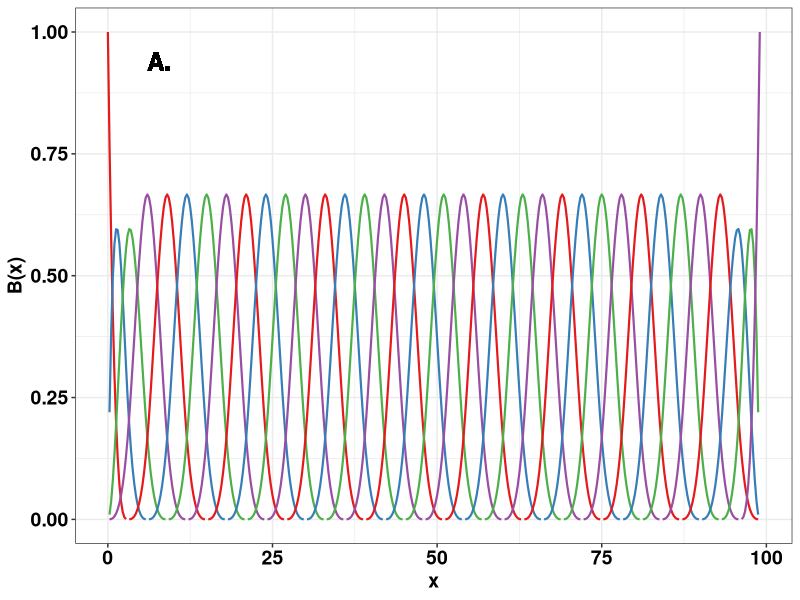
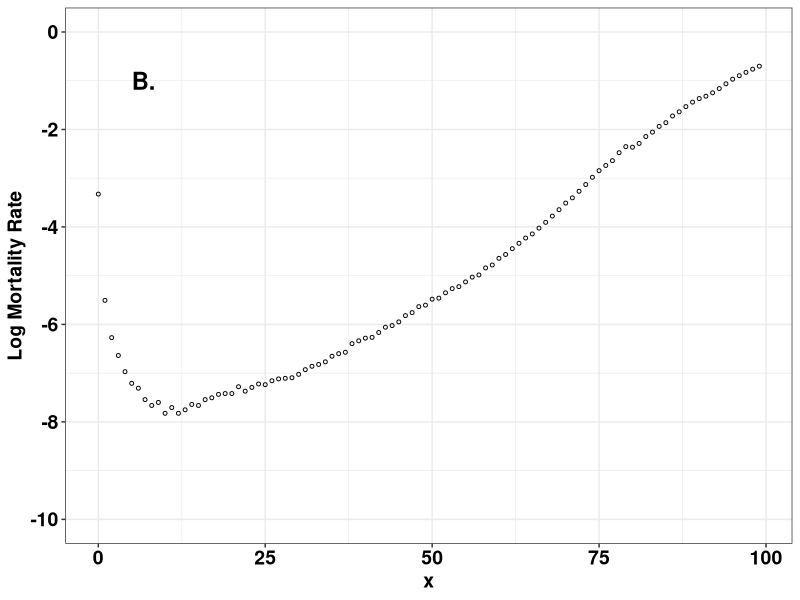
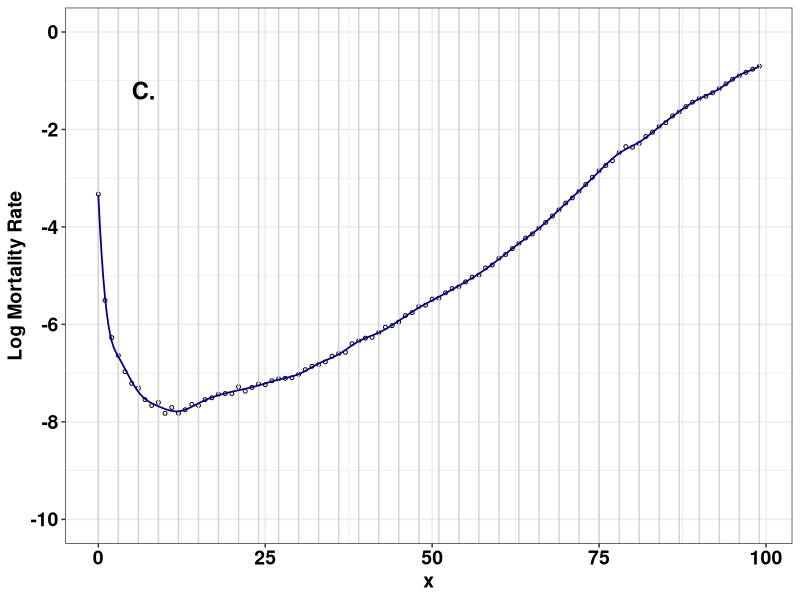
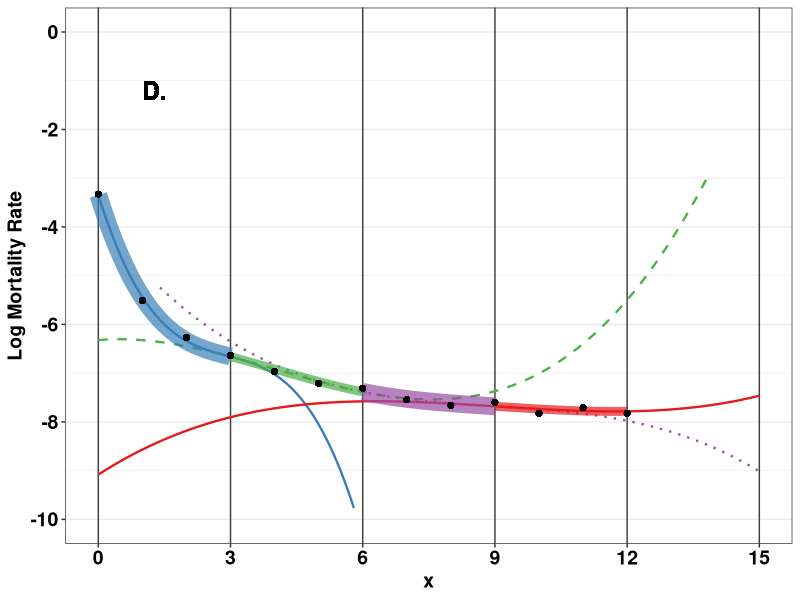
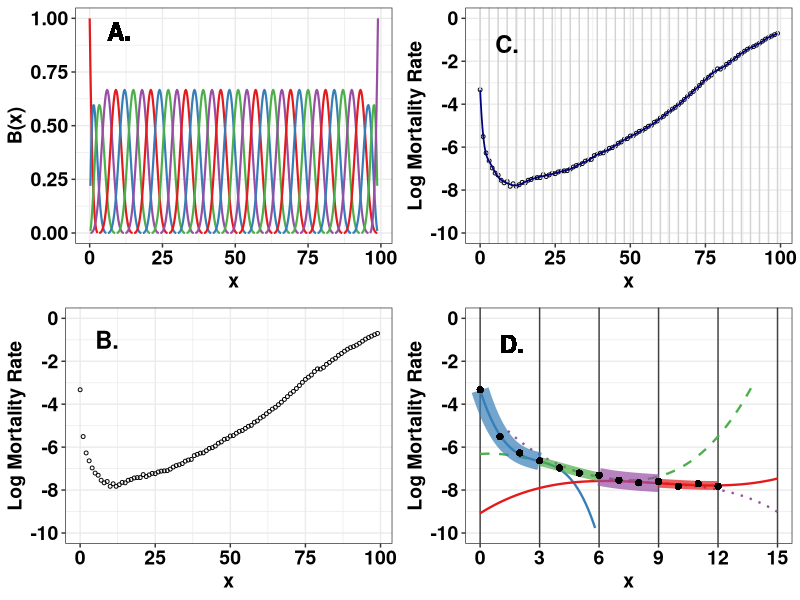

Recreate these plots in R, in order. (Note: this script raises an error after producing the figures.)
#-------------------------------------------------------------
# creates a four-panel figure illustrating a cubic spline
# fit to Portugal the 1970-1990 female logmx schedule
# 
# Panels are
# (A) B-spline basis for the fits
# (B) Portugal 1970-1979 single-yr female rate schedule
# (C) A spline fit to PRT data, with cubic subsections
# (D) Zoom in on ages 0-15 and show cubics
#-------------------------------------------------------------

library(splines)
library(tidyverse)
library(gridExtra)

rm(list=ls())

theme_carl <- function () { 
  theme_bw() %+replace% 
    theme(axis.text = element_text(size=14, face='bold',color='black'),
          axis.title = element_text(size=14, face='bold'))
}



xcoarse  = seq(0,99,1)
xfine    = seq(0,99, .25)

Bfine    = splines::bs(xfine,   knots=seq(3,96,3), degree=3, intercept=TRUE)
Bcoarse  = splines::bs(xcoarse, knots=seq(3,96,3), degree=3, intercept=TRUE)


#------------------------------------------------------------------------
# 1: PRT raw data ----
#------------------------------------------------------------------------

true_mx =
  c(`0` = 0.03591, `1` = 0.00406, `2` = 0.00189, `3` = 0.00131,
    `4` = 0.00094, `5` = 0.00074, `6` = 0.00067, `7` = 0.00053, `8` = 0.00047,
    `9` = 5e-04,  `10` = 4e-04,  `11` = 0.00045, `12` = 4e-04, `13` = 0.00043,
    `14` = 0.00048, `15` = 0.00047, `16` = 0.00053, `17` = 0.00055,
    `18` = 0.00059, `19` = 6e-04, `20` = 6e-04, `21` = 0.00069, `22` = 0.00063,
    `23` = 0.00068, `24` = 0.00073, `25` = 0.00072, `26` = 0.00078,
    `27` = 0.00081, `28` = 0.00082, `29` = 0.00083, `30` = 0.00089,
    `31` = 0.00098, `32` = 0.00105, `33` = 0.00109, `34` = 0.00115,
    `35` = 0.00129, `36` = 0.00136, `37` = 0.0014,  `38` = 0.00167,
    `39` = 0.00177, `40` = 0.00187, `41` = 0.0019,  `42` = 0.0021,
    `43` = 0.00234, `44` = 0.00242, `45` = 0.00261, `46` = 0.00297,
    `47` = 0.00316, `48` = 0.00357, `49` = 0.00368, `50` = 0.00416,
    `51` = 0.00425, `52` = 0.00474, `53` = 0.00517, `54` = 0.00538,
    `55` = 0.00593, `56` = 0.00654, `57` = 0.00684, `58` = 0.0079,
    `59` = 0.00839, `60` = 0.00962, `61` = 0.01041, `62` = 0.01173,
    `63` = 0.01309, `64` = 0.01459, `65` = 0.01586, `66` = 0.01788,
    `67` = 0.02012, `68` = 0.02289, `69` = 0.02609, `70` = 0.02989,
    `71` = 0.03326, `72` = 0.03805, `73` = 0.04374, `74` = 0.05071,
    `75` = 0.05811, `76` = 0.06464, `77` = 0.07137, `78` = 0.08402,
    `79` = 0.09513, `80` = 0.09406, `81` = 0.10159, `82` = 0.11712,
    `83` = 0.12813, `84` = 0.1441,  `85` = 0.15551, `86` = 0.17847,
    `87` = 0.19435, `88` = 0.21617, `89` = 0.23707, `90` = 0.25522,
    `91` = 0.26763, `92` = 0.28701, `93` = 0.31319, `94` = 0.34524,
    `95` = 0.37964, `96` = 0.4079,  `97` = 0.43677, `98` = 0.46609,
    `99` = 0.49563)


logmx = log(true_mx)


#------------------------------------------------------------------------
# A: B-spline basis for the fits  ----
#------------------------------------------------------------------------

my_colors = c('#e41a1c','#377eb8','#4daf4a','#984ea3')

basis_df = expand.grid(x=xfine, fn=factor(seq(ncol(Bfine)))) %>%
  as_tibble() %>% 
  transform( y = as.vector(Bfine)) %>% 
  filter( y > 0)

GA = ggplot(data=basis_df) +
  aes(x=x, y=y, group=fn, color=fn) +
  geom_line(size=0.75) +
  labs(x='x', y='B(x)') +
  theme_carl() +
  guides(color=FALSE) +
  scale_color_manual(values=rep(my_colors,9)) +
  geom_text(aes(x=6,y=0.94), label='A.', fontface='bold',
            color='black',size=6, hjust=0) 


GA


#------------------------------------------------------------------------
# B: log mortality rates ----
#------------------------------------------------------------------------

GB = ggplot() +
      geom_point(aes(x=xcoarse, y=logmx), shape=1, size=1) +
      theme_carl() +
      scale_y_continuous(limits=c(-10,0), breaks=seq(-10,0,2)) +
      labs(x='x', y='Log Mortality Rate') +
      geom_text(aes(x=5,y=-1), label='B.', 
                fontface='bold',color='black',size=6, hjust=0)

GB

#------------------------------------------------------------------------
# C: spline fit to PRT data  ----
#------------------------------------------------------------------------

theta = solve( crossprod(Bcoarse), crossprod(Bcoarse,logmx))

piecewise_df = tibble(x    = xfine,
                      y    = as.vector(Bfine %*% theta),
                      xcat = cut(xfine, seq(0,99,3), right=FALSE))

# tweak last xcat so that 99 is included, then add hue and width
piecewise_df$xcat[length(xfine)] = piecewise_df$xcat[length(xfine)-1]

piecewise_df = piecewise_df %>% 
  mutate( hue  = 'navy',
          width= ifelse(hue==my_colors[1],0.6,0.6)
  )

GC = ggplot() +
  geom_point(aes(x=xcoarse, y=logmx), shape=1, size=1) +
  theme_carl() +
  labs(x='x', y='Log Mortality Rate') +
  scale_y_continuous(limits=c(-10,0), breaks=seq(-10,0,2)) +
  geom_vline(xintercept = seq(0,99,3), color='lightgrey') +
  geom_text(aes(x=5,y=-1.2), label='C.', fontface='bold',
            color='black',size=6,hjust=0) 

GC = GC + 
  geom_line(data=piecewise_df, 
            aes(x=x,y=y),
            color=piecewise_df$hue, 
            size=piecewise_df$width)

GC

#------------------------------------------------------------------------
# D: zoom in on spline fit at ages < 15  ----
#------------------------------------------------------------------------

# zoom in on first few spline segments

nseg = 4
xnew = seq(0,3*(nseg+1),.10)

this_linetype  = c('solid','dashed','dotted','solid')
this_linewidth = c(6, 3, 6, 3)

tmp = NULL

for (this_seg in 1:nseg) {
  valid_x = (xfine >= 3*(this_seg-1)) & (xfine <= 3*this_seg)
  xx = (piecewise_df %>% filter(valid_x) %>% pull(x))
  yy = (piecewise_df %>% filter(valid_x) %>% pull(y))
  
  fit = lm(yy ~ xx + I(xx^2) + I(xx^3))
  beta = coef(fit)
  
  ynew = beta[1] + beta[2] * xnew + beta[3] * xnew^2 + beta[4] * xnew^3
  
  tmp = rbind(tmp,
              tibble(x=xnew, y=ynew, seg=this_seg, 
                     linetype = this_linetype[this_seg],
                     linewidth = this_linewidth[this_seg],
                     linecolor = my_colors[1+ this_seg %% nseg],
                     active = (xnew >= 3*(this_seg-1)) & (xnew <= 3*this_seg)
              ))
}

tmp$seg = factor(tmp$seg)


clean_df = tmp %>% 
            filter(y > -10, y < -3) %>% 
            filter( !(seg==3 & x <1.4))

GD = ggplot(data=clean_df) + 
  geom_line(size=0.8,aes(x=x,y=y,group=seg,lty=linetype, color=linecolor)) +
  theme_carl() +
  labs(x='x',y='Log Mortality Rate') +
  scale_x_continuous(breaks=seq(0,15,3),minor_breaks = NULL) +
  guides(color=FALSE, lty=FALSE) +
  geom_text(aes(x=1,y=-1.2), label='D.', fontface='bold',
            color='black',size=6, hjust=0) +
  scale_color_identity() +
  scale_linetype_identity() +
  theme(panel.grid.major.x = element_line(color = grey(.25)))  +
  scale_y_continuous(limits=c(-10,0), breaks=seq(-10,0,2))


for (this_seg in 1:nseg) {
  tmp = filter(clean_df,seg==this_seg,active)
  this_linewidth = tmp$linewidth[1]
  GD = GD + 
    geom_line(data=tmp, 
              aes(x=x,y=y,group=seg,color=linecolor),
              size=this_linewidth, alpha=.70)
}

## this is a ridiculous way to add points, but ggplot is
## extremely finicky with the aes() othewise

GD = GD +
  geom_point(aes(x=  0, y=logmx[1])) +
  geom_point(aes(x=  1, y=logmx[2])) +
  geom_point(aes(x=  2, y=logmx[3])) +
  geom_point(aes(x=  3, y=logmx[4])) +
  geom_point(aes(x=  4, y=logmx[5])) +
  geom_point(aes(x=  5, y=logmx[6])) +
  geom_point(aes(x=  6, y=logmx[7])) +
  geom_point(aes(x=  7, y=logmx[8])) +
  geom_point(aes(x=  8, y=logmx[9])) +
  geom_point(aes(x=  9, y=logmx[10])) +
  geom_point(aes(x= 10, y=logmx[11])) +
  geom_point(aes(x= 11, y=logmx[12])) +
  geom_point(aes(x= 12, y=logmx[13])) 
  
  
GD


## arrange in a 2x2 grid and save in two formats
## (.pdf and .eps)
  
G = grid.arrange(GA,GC,
                 GB,GD, nrow=2)

ggsave('../plots/Figure-spline-example-Portugal-data.pdf',
      plot=G,height=7, width=10)

ggsave('../plots/Figure-spline-example-Portugal-data.eps',
       device=cairo_ps,
       plot=G,height=7, width=10)